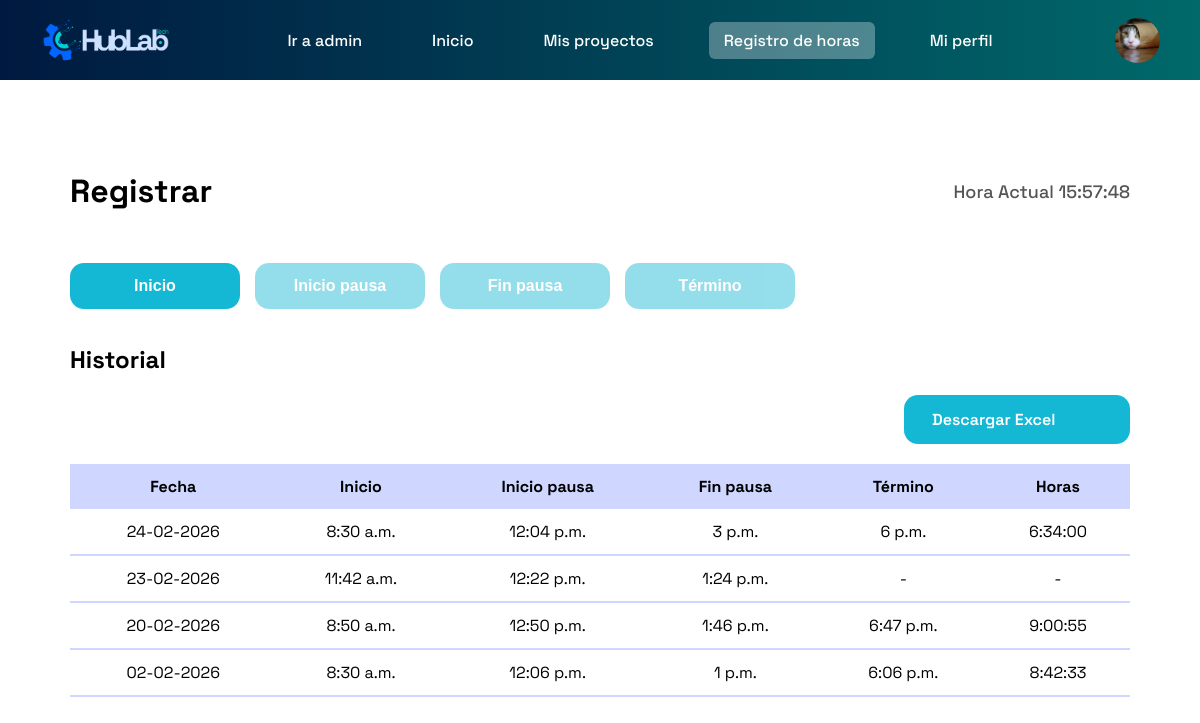
The page /horas/ (signed in) on the database its author committed.
### core/models.py (models this page shows, shortened)
class RegistroJornada(models.Model):
    usuario = models.ForeignKey(User, on_delete=models.CASCADE)
    fecha = models.DateField()
    hora_entrada = models.TimeField()
    inicio_pausa = models.TimeField(null=True, blank=True)
    fin_pausa = models.TimeField(null=True, blank=True)
    hora_salida = models.TimeField(null=True, blank=True)
    horas_trabajadas = models.DurationField(null=True, blank=True)

### core/views.py (the view, shortened to what this page needs)
# urls.py: path("horas/", horas, name="horas"),
@login_required
def horas(request):
    usuario = request.user
    hoy = timezone.localdate()
    jornada = RegistroJornada.objects.filter(usuario=usuario, fecha=hoy).first()
    can_inicio = jornada is None
    can_inicio_pausa = (
        jornada is not None
        and jornada.hora_entrada is not None
        and jornada.hora_salida is None
        and jornada.inicio_pausa is None
    )
    can_fin_pausa = (
        jornada is not None
        and jornada.inicio_pausa is not None
        and jornada.fin_pausa is None
    )
    can_termino = (
        jornada is not None
        and jornada.hora_entrada is not None
        and jornada.hora_salida is None
        and not (jornada.inicio_pausa is not None and jornada.fin_pausa is None)
    )
    historial = RegistroJornada.objects.filter(usuario=usuario).order_by("-fecha")
    return render(request, "horas.html", {
        "jornada": jornada,
        "historial": historial,
        "can_inicio": can_inicio,
        "can_inicio_pausa": can_inicio_pausa,
        "can_fin_pausa": can_fin_pausa,
        "can_termino": can_termino,
    })

### core/context_processors.py (called while the page is built)
def _get_practicante(request):
    if not request.user.is_authenticated or request.user.is_superuser:
        return None
    return Practicante.objects.filter(user=request.user).first()

def navbar_avatar(request):
    avatar_url = None
    if request.user.is_authenticated:
        if request.user.is_superuser:
            perfil = _get_perfil_admin(request)
            if perfil and getattr(perfil, "foto_perfil", None):
                avatar_url = perfil.foto_perfil.url
        else:
            pract = _get_practicante(request)
            if pract and getattr(pract, "foto_perfil", None):
                avatar_url = pract.foto_perfil.url
    return {"navbar_avatar_url": avatar_url}

def es_controller(request):
    pract = _get_practicante(request)
    es_ctrl = bool(pract and pract.es_controller)
    return {"es_controller": es_ctrl}

def es_admin_path(request):
    path_actual = request.path or ""
    return {"es_admin_path": path_actual.startswith("/panel/")}

### core/templates/horas.html (shortened to what this page needs)
{% extends "base.html" %}
{% block content %}
<div class="horas-wrap">
  <div class="header-horas">
    <h1>Registrar</h1>
    <div class="hora-actual">
        Hora Actual <span id="reloj"></span>
    </div>
  </div>
  <div class="acciones-horas">
    <div class="grupo-botones">
      <form method="POST">{% csrf_token %}
        <button name="accion" value="inicio" class="btn-hora" {% if not can_inicio %}disabled{% endif %}>
          Inicio
        </button>
      </form>
      <form method="POST">{% csrf_token %}
        <button name="accion" value="inicio_pausa" class="btn-hora" {% if not can_inicio_pausa %}disabled{% endif %}>
          Inicio pausa
        </button>
      </form>
      <form method="POST">{% csrf_token %}
        <button name="accion" value="fin_pausa" class="btn-hora" {% if not can_fin_pausa %}disabled{% endif %}>
          Fin pausa
        </button>
      </form>
      <form method="POST">{% csrf_token %}
        <button name="accion" value="termino" class="btn-hora" {% if not can_termino %}disabled{% endif %}>
          Término
        </button>
      </form>
    </div>
  </div>
  <h2 style="margin-top:35px;">Historial</h2>
  <div style="display:flex; justify-content:flex-end; margin-top:10px;">
    <a href="{% url 'descargar_horas_csv' %}" class="btn-hora" style="text-decoration:none;">
        Descargar Excel
    </a>
  </div>
  <table class="tabla-horas">
    <tr>
      <th>Fecha</th>
      <th>Inicio</th>
      <th>Inicio pausa</th>
      <th>Fin pausa</th>
      <th>Término</th>
      <th>Horas</th>
    </tr>
    {% for h in historial %}
      <tr>
        <td>{{ h.fecha|date:"d-m-Y" }}</td>
        <td>{{ h.hora_entrada|default:"-" }}</td>
        <td>{{ h.inicio_pausa|default:"-" }}</td>
        <td>{{ h.fin_pausa|default:"-" }}</td>
        <td>{{ h.hora_salida|default:"-" }}</td>
        <td>{% if h.horas_trabajadas %}{{ h.horas_trabajadas }}{% else %}-{% endif %}</td>
      </tr>
    {% empty %}
      <tr><td colspan="6">No hay registros todavía.</td></tr>
    {% endfor %}
  </table>
</div>
{% endblock %}

### core/templates/base.html (style rules this page uses)
body { margin:0; font-family:'Space Grotesk', sans-serif; }

### core/templates/horas.html (style rules this page uses)
.horas-wrap { max-width:1100px; margin:0 auto; padding:30px; }
.acciones-horas { display:flex; align-items:center; margin-top:30px; }
.grupo-botones { display:flex; gap:15px; flex-wrap:wrap; }
.btn-hora { background:#14b8d4; color:white; border:none; padding:14px 28px; border-radius:14px; font-weight:600; font-size:16px; cursor:pointer; min-width:170px; }
.btn-hora:disabled { opacity:0.45; cursor:not-allowed; filter:none; }
.tabla-horas { width:100%; margin-top:20px; border-collapse:collapse; }
.tabla-horas th { background:#cfd6ff; padding:12px; }
.tabla-horas td { text-align:center; padding:12px; border-bottom:2px solid #cfd6ff; }
.header-horas { display:flex; justify-content:space-between; align-items:center; }
.hora-actual { font-size:18px; color:#555; font-weight:500; }

### rows shown on the page
RegistroJornada: fecha "24-02-2026", hora_entrada "8:30 a.m.", inicio_pausa "12:04 p.m.", fin_pausa "3 p.m.", hora_salida "6 p.m.", horas_trabajadas "6:34:00"
RegistroJornada: fecha "23-02-2026", hora_entrada "11:42 a.m.", inicio_pausa "12:22 p.m.", fin_pausa "1:24 p.m.", hora_salida "-"
RegistroJornada: fecha "20-02-2026", hora_entrada "8:50 a.m.", inicio_pausa "12:50 p.m.", fin_pausa "1:46 p.m.", hora_salida "6:47 p.m.", horas_trabajadas "9:00:55"
RegistroJornada: fecha "02-02-2026", hora_entrada "8:30 a.m.", inicio_pausa "12:06 p.m.", fin_pausa "1 p.m.", hora_salida "6:06 p.m.", horas_trabajadas "8:42:33"
